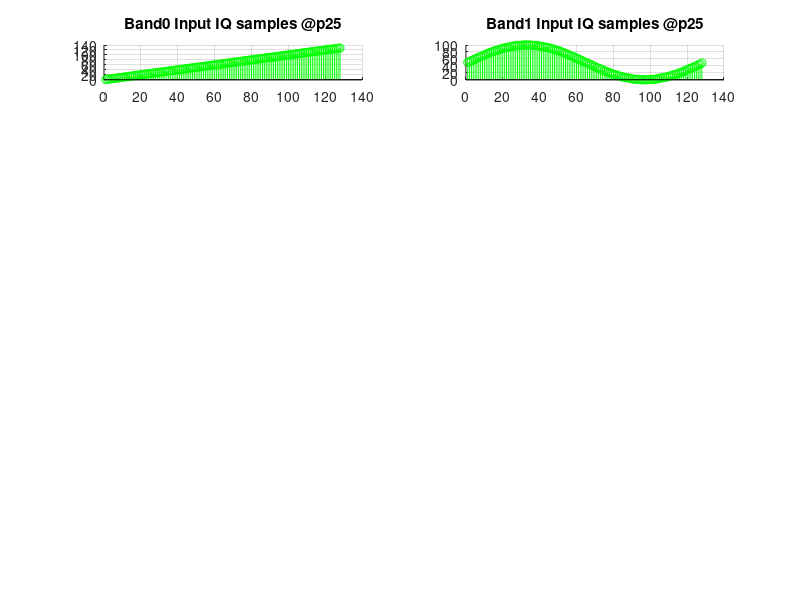

Write the MATLAB code that produced this figure. (Note: this script raises an error after producing the figure.)
% %%%%%%%%%%%%%%%%%%%%%%%%%%%%%%%%%%%%%%%%%%%%%%%%%%%%%%%%%%%%%%%%%%%%%%%%%%%%%%%
% Project     : ABC
% Author      : Hari (haridas.p@intel.com)
% Date        : 20 Mar 2024
% Brief       : This program is to generate input and output sample files for VHA
%               dual band modulation testing at p25 Gsps
% %%%%%%%%%%%%%%%%%%%%%%%%%%%%%%%%%%%%%%%%%%%%%%%%%%%%%%%%%%%%%%%%%%%%%%%%%%%%%%%

clc;
clear;
close all;

num_vectors = 4;
num_samples_per_vector = 32;
num_samples = num_vectors * num_samples_per_vector;

for i = 1:num_samples
    band0_input_iq(i) = i;        % ramp
end
fs = num_samples;
dt = 1/fs;
st = 1;
t = 0:dt:st-dt;
band1_input_iq1 = 50 * (1 + sin(2 * pi * t));
band1_input_iq = int32(band1_input_iq1);

figure('Name', 'Modulation');
n1 = 1:1:num_samples;
subplot(7, 2, 1); grid on; hold on;
stem(n1, band0_input_iq, 'green'); title("Band0 Input IQ samples @p25");
subplot(7, 2, 2); grid on; hold on;
stem(n1, band1_input_iq, 'green'); title("Band1 Input IQ samples @p25");

% write this into a file which can be sourced while running on FRIO
fileId = fopen("input_samples/modulation/band0_dual_band_modulation_p25.txt", "w");
fprintf(fileId, "%08x\n", bitshift(band0_input_iq, 16));
fclose(fileId);
fileId = fopen("input_samples/modulation/band1_dual_band_modulation_p25.txt", "w");
fprintf(fileId, "%08x\n", bitshift(band1_input_iq, 16));
fclose(fileId);

% input_iq should be scaled down before giving as input to the matlab model
scale_factor = 2^-15;
band0_input_iq_to_duc = (band0_input_iq * scale_factor);
band1_input_iq_to_duc = (band1_input_iq1 * scale_factor);

% enable w1, w2
config.vha_hbf_stages = [1 1 0 0];

% now do an interpolation
band0_output_iq_from_duc = vha_interpolate(band0_input_iq_to_duc, config);
band1_output_iq_from_duc = vha_interpolate(band1_input_iq_to_duc, config);

% now scale the samples up
scale_factor = 2^15;
n2 = 1:1:(numel(band0_output_iq_from_duc));
subplot(7, 2, 3); grid on; hold on;
stem(n2, (real(band0_output_iq_from_duc * scale_factor)), 'red'); title("DUC band0 Output 1Gsps");
stem(n2, (imag(band0_output_iq_from_duc * scale_factor)), 'blue');
n2 = 1:1:(numel(band1_output_iq_from_duc));
subplot(7, 2, 4); grid on; hold on;
stem(n2, (real(band1_output_iq_from_duc * scale_factor)), 'red'); title("DUC band1 Output 1Gsps");
stem(n2, (imag(band1_output_iq_from_duc * scale_factor)), 'blue');

% generate cw0 and cw1 for the modulation
Fclk = 983040;
Fs   = 983040;
fout0 = (Fclk / 2);
fprintf("1GSPS Modulation\n");
fprintf("fout0 = %d KHz, Fs = %d KHz, Fclk = %d KHz\n", fout0, Fs, Fclk);
cw0 = nco_pp(fout0, Fs, Fclk, length(band0_output_iq_from_duc), 1);   % 1 clk cycles delay
fout1 = (Fclk / 4);
fprintf("fout1 = %d KHz, Fs = %d KHz, Fclk = %d KHz\n", fout1, Fs, Fclk);
cw1 = nco_pp(fout1, Fs, Fclk, length(band1_output_iq_from_duc), 1);   % 1 clk cycles delay
subplot(7, 2, 5); grid on; hold on;
n3 = 1:1:(length(cw0));
stem(n3, real(cw0), 'red'); title("CW0, CW1 @1Gsps");
stem(n3, imag(cw0), 'blue');
stem(n3, real(cw1), 'black');
stem(n3, imag(cw1), 'green');

% now do the modulation and combining
config.vha_bypass = [0 0];
config.vha_conj = [0, 0];
config.active_band = 3;
cw0 = transpose(cw0);
cw1 = transpose(cw1);
[mod_output_1g, dummy] = vha_combine(band0_output_iq_from_duc, band1_output_iq_from_duc, cw0, cw1, config);
mod_output_1g = mod_output_1g * scale_factor;    % scale up the final output

n2 = 1:1:length(mod_output_1g);
subplot(7, 2, 6); grid on; hold on;
stem(n2, real(mod_output_1g), 'red'); title ("Output - 1Gsps Modulation");
stem(n2, imag(mod_output_1g), 'blue');
mod_output_1g_real = dec2hex(real(mod_output_1g), 4);
mod_output_1g_imag = dec2hex(imag(mod_output_1g), 4);
output_1g = strcat(mod_output_1g_real, mod_output_1g_imag);
fileId = fopen("output_samples/modulation/p25/dual_band_modulation_1.txt", "w");
for i = 1:length(output_1g)
   nbytes = fprintf(fileId,'%8s\n',output_1g(i,:));
end
fclose(fileId);

% enable w1, w2, w3
config.vha_hbf_stages = [1 1 1 0];

% now do an interpolation
band0_output_iq_from_duc = vha_interpolate(band0_input_iq_to_duc, config);
band1_output_iq_from_duc = vha_interpolate(band1_input_iq_to_duc, config);

% now scale the samples up
n2 = 1:1:(numel(band0_output_iq_from_duc));
subplot(7, 2, 7); grid on; hold on;
stem(n2, (real(band0_output_iq_from_duc * scale_factor)), 'red'); title("DUC band0 Output 2Gsps");
stem(n2, (imag(band0_output_iq_from_duc * scale_factor)), 'blue');
n2 = 1:1:(numel(band1_output_iq_from_duc));
subplot(7, 2, 8); grid on; hold on;
stem(n2, (real(band1_output_iq_from_duc * scale_factor)), 'red'); title("DUC band1 Output 2Gsps");
stem(n2, (imag(band1_output_iq_from_duc * scale_factor)), 'blue');

% generate cw0 and cw1 for the modulation
Fs   = (983040 * 2);
fprintf("2GSPS Modulation\n");
fprintf("fout0 = %d KHz, Fs = %d KHz, Fclk = %d KHz\n", fout0, Fs, Fclk);
cw0 = nco_pp(fout0, Fs, Fclk, length(band0_output_iq_from_duc), 0);   % 0 clk cycle delay
fprintf("fout1 = %d KHz, Fs = %d KHz, Fclk = %d KHz\n", fout1, Fs, Fclk);
cw1 = nco_pp(fout1, Fs, Fclk, length(band1_output_iq_from_duc), 2);   % 2 clk cycles delay
subplot(7, 2, 9); grid on; hold on;
n3 = 1:1:(length(cw0));
stem(n3, real(cw0), 'red'); title("CW0, CW1 @2Gsps");
stem(n3, imag(cw0), 'blue');
stem(n3, real(cw1), 'black');
stem(n3, imag(cw1), 'green');

% now do the modulation and combining
config.vha_bypass = [0 0];
config.vha_conj = [0, 0];
config.active_band = 3;
cw0 = transpose(cw0);
cw1 = transpose(cw1);
[mod_output_2g, dummy] = vha_combine(band0_output_iq_from_duc, band1_output_iq_from_duc, cw0, cw1, config);
mod_output_2g = mod_output_2g * scale_factor;    % scale up the final output

n2 = 1:1:length(mod_output_2g);
subplot(7, 2, 10); grid on; hold on;
stem(n2, real(mod_output_2g), 'red'); title ("Output - 2Gsps Modulation");
stem(n2, imag(mod_output_2g), 'blue');
mod_output_2g_real = dec2hex(real(mod_output_2g), 4);
mod_output_2g_imag = dec2hex(imag(mod_output_2g), 4);
output_2g = strcat(mod_output_2g_real, mod_output_2g_imag);
fileId = fopen("output_samples/modulation/p25/dual_band_modulation_2.txt", "w");
for i = 1:length(output_2g)
   nbytes = fprintf(fileId,'%8s\n',output_2g(i,:));
end
fclose(fileId);

% enable w1, w2, w3, w4
config.vha_hbf_stages = [1 1 1 1];

% now do an interpolation
band0_output_iq_from_duc = vha_interpolate(band0_input_iq_to_duc, config);
band1_output_iq_from_duc = vha_interpolate(band1_input_iq_to_duc, config);

% now scale the samples up
n2 = 1:1:(numel(band0_output_iq_from_duc));
subplot(7, 2, 11); grid on; hold on;
stem(n2, (real(band0_output_iq_from_duc * scale_factor)), 'red'); title("DUC band0 Output 4Gsps");
stem(n2, (imag(band0_output_iq_from_duc * scale_factor)), 'blue');
n2 = 1:1:(numel(band1_output_iq_from_duc));
subplot(7, 2, 12); grid on; hold on;
stem(n2, (real(band1_output_iq_from_duc * scale_factor)), 'red'); title("DUC band1 Output 4Gsps");
stem(n2, (imag(band1_output_iq_from_duc * scale_factor)), 'blue');

% generate cw0 for the modulation
Fs   = 983040 * 4;
fprintf("4GSPS Modulation\n");
fprintf("fout0 = %d KHz, Fs = %d KHz, Fclk = %d KHz\n", fout0, Fs, Fclk);
cw0 = nco_pp(fout0, Fs, Fclk, length(band0_output_iq_from_duc), 1);   % 1 clk cycle delay
fout1 = fout0;
fprintf("fout1 = %d KHz, Fs = %d KHz, Fclk = %d KHz\n", fout1, Fs, Fclk);
cw1 = nco_pp(fout1, Fs, Fclk, length(band1_output_iq_from_duc), 3);   % 3 clk cycles delay
n3 = 1:1:(length(cw0));
subplot(7, 2, 13); grid on; hold on;
stem(n3, real(cw0), 'red'); title("CW0, CW1 @4Gsps");
stem(n3, imag(cw0), 'blue');
stem(n3, real(cw1), 'black');
stem(n3, imag(cw1), 'green');

% now do the modulation and combining
config.vha_bypass = [0 0];
config.vha_conj = [0, 0];
config.active_band = 3;
cw0 = transpose(cw0);
cw1 = transpose(cw1);
[mod_output_4g, dummy] = vha_combine(band0_output_iq_from_duc, band1_output_iq_from_duc, cw0, cw1, config);
mod_output_4g = mod_output_4g * scale_factor;    % scale up the final output

n2 = 1:1:length(mod_output_4g);
subplot(7, 2, 14); grid on; hold on;
stem(n2, real(mod_output_4g), 'red'); title ("Output - 4Gsps Modulation");
stem(n2, imag(mod_output_4g), 'blue');
mod_output_4g_real = dec2hex(real(mod_output_4g), 4);
mod_output_4g_imag = dec2hex(imag(mod_output_4g), 4);
output_4g = strcat(mod_output_4g_real, mod_output_4g_imag);
fileId = fopen("output_samples/modulation/p25/dual_band_modulation_4.txt", "w");
for i = 1:length(output_4g)
   nbytes = fprintf(fileId,'%8s\n',output_4g(i,:));
end
fclose(fileId);
